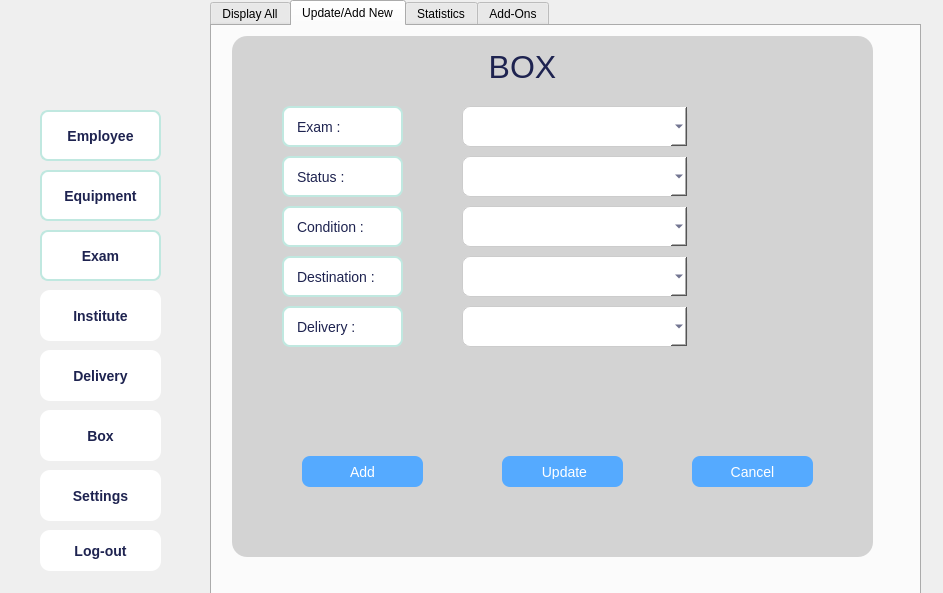
<?xml version="1.0" encoding="UTF-8"?>
<ui version="4.0">
 <class>boxs</class>
 <widget class="QDialog" name="boxs">
  <property name="geometry">
   <rect>
    <x>0</x>
    <y>0</y>
    <width>943</width>
    <height>593</height>
   </rect>
  </property>
  <property name="windowTitle">
   <string>Dialog</string>
  </property>
  <widget class="QTabWidget" name="tabWidget">
   <property name="geometry">
    <rect>
     <x>210</x>
     <y>0</y>
     <width>711</width>
     <height>611</height>
    </rect>
   </property>
   <property name="layoutDirection">
    <enum>Qt::LayoutDirection::LeftToRight</enum>
   </property>
   <property name="autoFillBackground">
    <bool>true</bool>
   </property>
   <property name="styleSheet">
    <string notr="true">color: rgb(0, 0, 0);
font: 700 8pt &quot;Segoe UI&quot;;
font: 700 10pt &quot;Segoe UI&quot;;

 </string>
   </property>
   <property name="tabPosition">
    <enum>QTabWidget::TabPosition::North</enum>
   </property>
   <property name="tabShape">
    <enum>QTabWidget::TabShape::Rounded</enum>
   </property>
   <property name="currentIndex">
    <number>1</number>
   </property>
   <property name="elideMode">
    <enum>Qt::TextElideMode::ElideNone</enum>
   </property>
   <property name="movable">
    <bool>false</bool>
   </property>
   <property name="tabBarAutoHide">
    <bool>false</bool>
   </property>
   <widget class="QWidget" name="tab_13">
    <attribute name="title">
     <string>Display All</string>
    </attribute>
    <widget class="QLineEdit" name="searchLineEdit">
     <property name="geometry">
      <rect>
       <x>30</x>
       <y>60</y>
       <width>236</width>
       <height>41</height>
      </rect>
     </property>
     <property name="styleSheet">
      <string notr="true">  background-color: #FFFFFF;
    color: #1E2350;
    border: 1px solid #ccc;
    border-radius: 10px;
    font-size: 14px;
    padding: 8px 12px;
    min-width: 200px;</string>
     </property>
     <property name="text">
      <string/>
     </property>
     <property name="placeholderText">
      <string/>
     </property>
    </widget>
    <widget class="QLabel" name="label_24">
     <property name="geometry">
      <rect>
       <x>190</x>
       <y>70</y>
       <width>61</width>
       <height>21</height>
      </rect>
     </property>
     <property name="styleSheet">
      <string notr="true">image: url(:/new/prefix1/Ressources/search-3-48.png);</string>
     </property>
     <property name="text">
      <string/>
     </property>
    </widget>
    <widget class="QComboBox" name="sortComboBox">
     <property name="geometry">
      <rect>
       <x>290</x>
       <y>60</y>
       <width>226</width>
       <height>41</height>
      </rect>
     </property>
     <property name="styleSheet">
      <string notr="true">background-color: #FFFFFF;
    color: #1E2350;
    border: 1px solid #ccc;
    border-radius: 8px;
    padding: 6px 30px 6px 10px;
    font-size: 14px;
    min-width: 150px;</string>
     </property>
    </widget>
    <widget class="QPushButton" name="pdfButton">
     <property name="geometry">
      <rect>
       <x>70</x>
       <y>470</y>
       <width>181</width>
       <height>41</height>
      </rect>
     </property>
     <property name="styleSheet">
      <string notr="true">background-color: rgb(85, 170, 255);
font: 700 10pt &quot;Segoe UI&quot;;
    color: #FFFFFF;
    border: none;
    border-radius: 8px;
    padding: 8px 16px;
    font-size: 14px;</string>
     </property>
     <property name="text">
      <string> Generate PDF File</string>
     </property>
     <property name="icon">
      <iconset resource="Ressources.qrc">
       <normaloff>:/new/prefix1/Ressources/pdf-file-svgrepo-com.svg</normaloff>:/new/prefix1/Ressources/pdf-file-svgrepo-com.svg</iconset>
     </property>
    </widget>
    <widget class="QPushButton" name="supprimer">
     <property name="geometry">
      <rect>
       <x>570</x>
       <y>470</y>
       <width>111</width>
       <height>31</height>
      </rect>
     </property>
     <property name="styleSheet">
      <string notr="true">background-color: rgb(85, 170, 255);
font: 700 10pt &quot;Segoe UI&quot;;
    color: #FFFFFF;
    border: none;
    border-radius: 8px;
    padding: 8px 16px;
    font-size: 14px;</string>
     </property>
     <property name="text">
      <string> Delete</string>
     </property>
     <property name="icon">
      <iconset resource="Ressources.qrc">
       <normaloff>:/new/prefix1/Ressources/delete-button-svgrepo-com.svg</normaloff>:/new/prefix1/Ressources/delete-button-svgrepo-com.svg</iconset>
     </property>
    </widget>
    <widget class="QTableWidget" name="tableWidget">
     <property name="geometry">
      <rect>
       <x>30</x>
       <y>140</y>
       <width>651</width>
       <height>251</height>
      </rect>
     </property>
     <property name="styleSheet">
      <string notr="true">background-color: rgb(157, 157, 157);
background-color: rgb(14, 0, 214);
background-color: rgb(179, 179, 179);
tableWidget-&gt;horizontalHeader()-&gt;setSectionResizeMode(0, QHeaderView::Stretch); 
tableWidget-&gt;horizontalHeader()-&gt;setSectionResizeMode(1, QHeaderView::ResizeToContents); 
</string>
     </property>
     <attribute name="horizontalHeaderCascadingSectionResizes">
      <bool>false</bool>
     </attribute>
     <attribute name="horizontalHeaderMinimumSectionSize">
      <number>45</number>
     </attribute>
     <attribute name="horizontalHeaderDefaultSectionSize">
      <number>160</number>
     </attribute>
     <attribute name="horizontalHeaderHighlightSections">
      <bool>true</bool>
     </attribute>
     <attribute name="verticalHeaderCascadingSectionResizes">
      <bool>false</bool>
     </attribute>
     <column>
      <property name="text">
       <string>ID_Box</string>
      </property>
      <property name="background">
       <color>
        <red>85</red>
        <green>170</green>
        <blue>255</blue>
       </color>
      </property>
     </column>
     <column>
      <property name="text">
       <string>Exam</string>
      </property>
      <property name="background">
       <color>
        <red>85</red>
        <green>170</green>
        <blue>255</blue>
       </color>
      </property>
     </column>
     <column>
      <property name="text">
       <string>Delivery</string>
      </property>
      <property name="background">
       <color>
        <red>85</red>
        <green>170</green>
        <blue>255</blue>
       </color>
      </property>
     </column>
     <column>
      <property name="text">
       <string>Creation_Date</string>
      </property>
      <property name="background">
       <color>
        <red>85</red>
        <green>170</green>
        <blue>255</blue>
       </color>
      </property>
     </column>
     <column>
      <property name="text">
       <string>Destination</string>
      </property>
      <property name="background">
       <color>
        <red>85</red>
        <green>170</green>
        <blue>255</blue>
       </color>
      </property>
     </column>
     <column>
      <property name="text">
       <string>Status</string>
      </property>
      <property name="background">
       <color>
        <red>85</red>
        <green>170</green>
        <blue>255</blue>
       </color>
      </property>
     </column>
     <column>
      <property name="text">
       <string>Condition</string>
      </property>
      <property name="background">
       <color>
        <red>85</red>
        <green>170</green>
        <blue>255</blue>
       </color>
      </property>
     </column>
    </widget>
    <widget class="QPushButton" name="desc">
     <property name="geometry">
      <rect>
       <x>550</x>
       <y>60</y>
       <width>51</width>
       <height>41</height>
      </rect>
     </property>
     <property name="toolTip">
      <string>&lt;html&gt;&lt;head/&gt;&lt;body&gt;&lt;p&gt;&lt;img src=&quot;:/ressources/up-and-down-arrow.png&quot;/&gt;&lt;/p&gt;&lt;/body&gt;&lt;/html&gt;</string>
     </property>
     <property name="whatsThis">
      <string>&lt;html&gt;&lt;head/&gt;&lt;body&gt;&lt;p&gt;&lt;img src=&quot;:/ressources/up-and-down-arrow.png&quot;/&gt;&lt;/p&gt;&lt;/body&gt;&lt;/html&gt;</string>
     </property>
     <property name="styleSheet">
      <string notr="true">background-image: url(:/ressources/up-and-down-arrow.png);
background-color: rgb(85, 170, 255);
font: 700 10pt &quot;Segoe UI&quot;;
    color: #FFFFFF;
    border: none;
    border-radius: 8px;
    padding: 8px 16px;
    font-size: 14px;</string>
     </property>
     <property name="text">
      <string/>
     </property>
     <property name="icon">
      <iconset theme="QIcon::ThemeIcon::GoDown"/>
     </property>
    </widget>
    <widget class="QPushButton" name="asc">
     <property name="geometry">
      <rect>
       <x>620</x>
       <y>60</y>
       <width>51</width>
       <height>41</height>
      </rect>
     </property>
     <property name="toolTip">
      <string>&lt;html&gt;&lt;head/&gt;&lt;body&gt;&lt;p&gt;&lt;img src=&quot;:/ressources/up-and-down-arrow.png&quot;/&gt;&lt;/p&gt;&lt;/body&gt;&lt;/html&gt;</string>
     </property>
     <property name="whatsThis">
      <string>&lt;html&gt;&lt;head/&gt;&lt;body&gt;&lt;p&gt;&lt;img src=&quot;:/ressources/up-and-down-arrow.png&quot;/&gt;&lt;/p&gt;&lt;/body&gt;&lt;/html&gt;</string>
     </property>
     <property name="styleSheet">
      <string notr="true">background-image: url(:/ressources/up-and-down-arrow.png);
background-color: rgb(85, 170, 255);
font: 700 10pt &quot;Segoe UI&quot;;
    color: #FFFFFF;
    border: none;
    border-radius: 8px;
    padding: 8px 16px;
    font-size: 14px;</string>
     </property>
     <property name="text">
      <string/>
     </property>
     <property name="icon">
      <iconset theme="QIcon::ThemeIcon::GoUp"/>
     </property>
    </widget>
   </widget>
   <widget class="QWidget" name="tab_14">
    <attribute name="title">
     <string>Update/Add New</string>
    </attribute>
    <widget class="QWidget" name="widget_5" native="true">
     <property name="geometry">
      <rect>
       <x>20</x>
       <y>10</y>
       <width>641</width>
       <height>521</height>
      </rect>
     </property>
     <property name="styleSheet">
      <string notr="true">background-color: #D3D3D3; border-radius: 15px;</string>
     </property>
     <widget class="QLabel" name="label_25">
      <property name="geometry">
       <rect>
        <x>50</x>
        <y>70</y>
        <width>121</width>
        <height>41</height>
       </rect>
      </property>
      <property name="styleSheet">
       <string notr="true"> background-color: #FFFFFF;
    border: 2px solid #C0E8E0;
    border-radius: 8px;
    padding: 6px 10px;
    font-size: 14px;
    color: #1E2350;</string>
      </property>
      <property name="text">
       <string>Exam :</string>
      </property>
     </widget>
     <widget class="QLabel" name="label_26">
      <property name="geometry">
       <rect>
        <x>50</x>
        <y>120</y>
        <width>121</width>
        <height>41</height>
       </rect>
      </property>
      <property name="styleSheet">
       <string notr="true"> background-color: #FFFFFF;
    border: 2px solid #C0E8E0;
    border-radius: 8px;
    padding: 6px 10px;
    font-size: 14px;
    color: #1E2350;</string>
      </property>
      <property name="text">
       <string>Status :</string>
      </property>
     </widget>
     <widget class="QLabel" name="labelllll_3">
      <property name="geometry">
       <rect>
        <x>50</x>
        <y>170</y>
        <width>121</width>
        <height>41</height>
       </rect>
      </property>
      <property name="styleSheet">
       <string notr="true"> background-color: #FFFFFF;
    border: 2px solid #C0E8E0;
    border-radius: 8px;
    padding: 6px 10px;
    font-size: 14px;
    color: #1E2350;</string>
      </property>
      <property name="text">
       <string>Condition : </string>
      </property>
     </widget>
     <widget class="QLabel" name="label_27">
      <property name="geometry">
       <rect>
        <x>50</x>
        <y>220</y>
        <width>121</width>
        <height>41</height>
       </rect>
      </property>
      <property name="styleSheet">
       <string notr="true"> background-color: #FFFFFF;
    border: 2px solid #C0E8E0;
    border-radius: 8px;
    padding: 6px 10px;
    font-size: 14px;
    color: #1E2350;</string>
      </property>
      <property name="text">
       <string>Destination :</string>
      </property>
     </widget>
     <widget class="QPushButton" name="modifier">
      <property name="geometry">
       <rect>
        <x>270</x>
        <y>420</y>
        <width>121</width>
        <height>31</height>
       </rect>
      </property>
      <property name="styleSheet">
       <string notr="true">background-color: rgb(85, 170, 255);
font: 700 10pt &quot;Segoe UI&quot;;
    color: #FFFFFF;
    border: none;
    border-radius: 8px;
    padding: 8px 16px;
    font-size: 14px;</string>
      </property>
      <property name="text">
       <string> Update</string>
      </property>
      <property name="icon">
       <iconset resource="Ressources.qrc">
        <normaloff>:/new/prefix1/Ressources/update-icon.svg</normaloff>:/new/prefix1/Ressources/update-icon.svg</iconset>
      </property>
     </widget>
     <widget class="QPushButton" name="valider">
      <property name="geometry">
       <rect>
        <x>70</x>
        <y>420</y>
        <width>121</width>
        <height>31</height>
       </rect>
      </property>
      <property name="styleSheet">
       <string notr="true">background-color: rgb(85, 170, 255);
font: 700 10pt &quot;Segoe UI&quot;;
    color: #FFFFFF;
    border: none;
    border-radius: 8px;
    padding: 8px 16px;
    font-size: 14px;</string>
      </property>
      <property name="text">
       <string>Add</string>
      </property>
      <property name="icon">
       <iconset resource="Ressources.qrc">
        <normaloff>:/new/prefix1/Ressources/add-circle-outline-svgrepo-com.svg</normaloff>:/new/prefix1/Ressources/add-circle-outline-svgrepo-com.svg</iconset>
      </property>
     </widget>
     <widget class="QLabel" name="label_29">
      <property name="geometry">
       <rect>
        <x>50</x>
        <y>270</y>
        <width>121</width>
        <height>41</height>
       </rect>
      </property>
      <property name="styleSheet">
       <string notr="true"> background-color: #FFFFFF;
    border: 2px solid #C0E8E0;
    border-radius: 8px;
    padding: 6px 10px;
    font-size: 14px;
    color: #1E2350;</string>
      </property>
      <property name="text">
       <string>Delivery :</string>
      </property>
     </widget>
     <widget class="QPushButton" name="annuler">
      <property name="geometry">
       <rect>
        <x>460</x>
        <y>420</y>
        <width>121</width>
        <height>31</height>
       </rect>
      </property>
      <property name="styleSheet">
       <string notr="true">background-color: rgb(85, 170, 255);
font: 700 10pt &quot;Segoe UI&quot;;
    color: #FFFFFF;
    border: none;
    border-radius: 8px;
    padding: 8px 16px;
    font-size: 14px;</string>
      </property>
      <property name="text">
       <string>Cancel</string>
      </property>
      <property name="icon">
       <iconset theme="QIcon::ThemeIcon::EditClear"/>
      </property>
     </widget>
     <widget class="QLabel" name="label_30">
      <property name="geometry">
       <rect>
        <x>150</x>
        <y>10</y>
        <width>281</width>
        <height>41</height>
       </rect>
      </property>
      <property name="styleSheet">
       <string notr="true">   color: #1E2350;
font: 9pt &quot;Segoe UI&quot;;
font:  24pt ;</string>
      </property>
      <property name="text">
       <string>BOX</string>
      </property>
      <property name="alignment">
       <set>Qt::AlignmentFlag::AlignCenter</set>
      </property>
     </widget>
    </widget>
    <widget class="QComboBox" name="examenComboBox">
     <property name="geometry">
      <rect>
       <x>250</x>
       <y>80</y>
       <width>226</width>
       <height>41</height>
      </rect>
     </property>
     <property name="styleSheet">
      <string notr="true">background-color: #FFFFFF;
    color: #1E2350;
    border: 1px solid #ccc;
    border-radius: 8px;
    padding: 6px 30px 6px 10px;
    font-size: 14px;
    min-width: 150px;</string>
     </property>
    </widget>
    <widget class="QComboBox" name="statusComboBox">
     <property name="geometry">
      <rect>
       <x>250</x>
       <y>130</y>
       <width>226</width>
       <height>41</height>
      </rect>
     </property>
     <property name="styleSheet">
      <string notr="true">background-color: #FFFFFF;
    color: #1E2350;
    border: 1px solid #ccc;
    border-radius: 8px;
    padding: 6px 30px 6px 10px;
    font-size: 14px;
    min-width: 150px;</string>
     </property>
    </widget>
    <widget class="QComboBox" name="etatComboBox">
     <property name="geometry">
      <rect>
       <x>250</x>
       <y>180</y>
       <width>226</width>
       <height>41</height>
      </rect>
     </property>
     <property name="styleSheet">
      <string notr="true">background-color: #FFFFFF;
    color: #1E2350;
    border: 1px solid #ccc;
    border-radius: 8px;
    padding: 6px 30px 6px 10px;
    font-size: 14px;
    min-width: 150px;</string>
     </property>
    </widget>
    <widget class="QComboBox" name="destinationComboBox">
     <property name="geometry">
      <rect>
       <x>250</x>
       <y>230</y>
       <width>226</width>
       <height>41</height>
      </rect>
     </property>
     <property name="styleSheet">
      <string notr="true">background-color: #FFFFFF;
    color: #1E2350;
    border: 1px solid #ccc;
    border-radius: 8px;
    padding: 6px 30px 6px 10px;
    font-size: 14px;
    min-width: 150px;</string>
     </property>
    </widget>
    <widget class="QComboBox" name="livreurComboBox">
     <property name="geometry">
      <rect>
       <x>250</x>
       <y>280</y>
       <width>226</width>
       <height>41</height>
      </rect>
     </property>
     <property name="styleSheet">
      <string notr="true">background-color: #FFFFFF;
    color: #1E2350;
    border: 1px solid #ccc;
    border-radius: 8px;
    padding: 6px 30px 6px 10px;
    font-size: 14px;
    min-width: 150px;</string>
     </property>
    </widget>
   </widget>
   <widget class="QWidget" name="tab_15">
    <attribute name="title">
     <string>Statistics</string>
    </attribute>
    <widget class="QChartView" name="chartViewBox" native="true">
     <property name="geometry">
      <rect>
       <x>20</x>
       <y>20</y>
       <width>661</width>
       <height>511</height>
      </rect>
     </property>
     <widget class="QPushButton" name="etatButton">
      <property name="geometry">
       <rect>
        <x>20</x>
        <y>460</y>
        <width>121</width>
        <height>31</height>
       </rect>
      </property>
      <property name="styleSheet">
       <string notr="true">background-color: rgb(85, 170, 255);
font: 700 10pt &quot;Segoe UI&quot;;
    color: #FFFFFF;
    border: none;
    border-radius: 8px;
    padding: 8px 16px;
    font-size: 14px;</string>
      </property>
      <property name="text">
       <string>Etat</string>
      </property>
      <property name="icon">
       <iconset theme="QIcon::ThemeIcon::SyncSynchronizing"/>
      </property>
     </widget>
    </widget>
    <widget class="QPushButton" name="statusButton">
     <property name="geometry">
      <rect>
       <x>40</x>
       <y>520</y>
       <width>121</width>
       <height>31</height>
      </rect>
     </property>
     <property name="styleSheet">
      <string notr="true">background-color: rgb(85, 170, 255);
font: 700 10pt &quot;Segoe UI&quot;;
    color: #FFFFFF;
    border: none;
    border-radius: 8px;
    padding: 8px 16px;
    font-size: 14px;</string>
     </property>
     <property name="text">
      <string>Status</string>
     </property>
     <property name="icon">
      <iconset theme="QIcon::ThemeIcon::SyncSynchronizing"/>
     </property>
    </widget>
   </widget>
   <widget class="QWidget" name="tab_16">
    <attribute name="title">
     <string>Add-Ons</string>
    </attribute>
    <widget class="QPushButton" name="qrButton">
     <property name="geometry">
      <rect>
       <x>80</x>
       <y>130</y>
       <width>141</width>
       <height>31</height>
      </rect>
     </property>
     <property name="styleSheet">
      <string notr="true">background-color: rgb(85, 170, 255);
font: 700 10pt &quot;Segoe UI&quot;;
    color: #FFFFFF;
    border: none;
    border-radius: 8px;
    padding: 8px 16px;
    font-size: 14px;</string>
     </property>
     <property name="text">
      <string>Generate Qr</string>
     </property>
     <property name="icon">
      <iconset theme="QIcon::ThemeIcon::DocumentNew"/>
     </property>
    </widget>
    <widget class="QPushButton" name="pushButtonTrack">
     <property name="geometry">
      <rect>
       <x>270</x>
       <y>130</y>
       <width>141</width>
       <height>31</height>
      </rect>
     </property>
     <property name="styleSheet">
      <string notr="true">background-color: rgb(85, 170, 255);
font: 700 10pt &quot;Segoe UI&quot;;
    color: #FFFFFF;
    border: none;
    border-radius: 8px;
    padding: 8px 16px;
    font-size: 14px;</string>
     </property>
     <property name="text">
      <string>Track</string>
     </property>
     <property name="icon">
      <iconset theme="QIcon::ThemeIcon::NetworkWireless"/>
     </property>
    </widget>
   </widget>
  </widget>
  <widget class="QWidget" name="verticalWidget" native="true">
   <property name="geometry">
    <rect>
     <x>0</x>
     <y>-20</y>
     <width>211</width>
     <height>671</height>
    </rect>
   </property>
   <property name="styleSheet">
    <string notr="true"> background: qlineargradient(
        x1: 0, y1: 0,
        x2: 0, y2: 1,
        stop: 0 #e3f2fd,   /* very light blue */
        stop: 0.5 #90caf9, /* soft sky blue */
        stop: 1 #1565c0    /* deep blue */
    );</string>
   </property>
   <widget class="QPushButton" name="pushButton_15">
    <property name="geometry">
     <rect>
      <x>40</x>
      <y>130</y>
      <width>121</width>
      <height>51</height>
     </rect>
    </property>
    <property name="font">
     <font>
      <pointsize>-1</pointsize>
      <bold>true</bold>
     </font>
    </property>
    <property name="styleSheet">
     <string notr="true"> background-color: #FFFFFF;
    border: 2px solid #C0E8E0;
    border-radius: 8px;
    padding: 6px 10px;
    font-size: 14px;
    color: #1E2350;</string>
    </property>
    <property name="text">
     <string>Employee</string>
    </property>
    <property name="icon">
     <iconset resource="Ressources.qrc">
      <normaloff>:/new/prefix1/Ressources/user-48.png</normaloff>:/new/prefix1/Ressources/user-48.png</iconset>
    </property>
   </widget>
   <widget class="QPushButton" name="pushButton_16">
    <property name="geometry">
     <rect>
      <x>40</x>
      <y>190</y>
      <width>121</width>
      <height>51</height>
     </rect>
    </property>
    <property name="font">
     <font>
      <pointsize>-1</pointsize>
      <bold>true</bold>
     </font>
    </property>
    <property name="styleSheet">
     <string notr="true"> background-color: #FFFFFF;
    border: 2px solid #C0E8E0;
    border-radius: 8px;
    padding: 6px 10px;
    font-size: 14px;
    color: #1E2350;</string>
    </property>
    <property name="text">
     <string>Equipment</string>
    </property>
    <property name="icon">
     <iconset resource="Ressources.qrc">
      <normaloff>:/new/prefix1/Ressources/tool-box-48.png</normaloff>:/new/prefix1/Ressources/tool-box-48.png</iconset>
    </property>
   </widget>
   <widget class="QPushButton" name="pushButton_19">
    <property name="geometry">
     <rect>
      <x>40</x>
      <y>250</y>
      <width>121</width>
      <height>51</height>
     </rect>
    </property>
    <property name="font">
     <font>
      <pointsize>-1</pointsize>
      <bold>true</bold>
     </font>
    </property>
    <property name="styleSheet">
     <string notr="true"> background-color: #FFFFFF;
    border: 2px solid #C0E8E0;
    border-radius: 8px;
    padding: 6px 10px;
    font-size: 14px;
    color: #1E2350;</string>
    </property>
    <property name="text">
     <string>Exam</string>
    </property>
    <property name="icon">
     <iconset resource="Ressources.qrc">
      <normaloff>:/new/prefix1/Ressources/paper-48.png</normaloff>:/new/prefix1/Ressources/paper-48.png</iconset>
    </property>
   </widget>
   <widget class="QPushButton" name="pushButton_20">
    <property name="geometry">
     <rect>
      <x>40</x>
      <y>310</y>
      <width>121</width>
      <height>51</height>
     </rect>
    </property>
    <property name="font">
     <font>
      <pointsize>-1</pointsize>
      <bold>true</bold>
     </font>
    </property>
    <property name="styleSheet">
     <string notr="true">  background-color: #FFFFFF;
    color: #1E2350;
    border-radius: 10px;
    font-size: 14px;
    padding: 8px;</string>
    </property>
    <property name="text">
     <string>Institute</string>
    </property>
    <property name="icon">
     <iconset resource="Ressources.qrc">
      <normaloff>:/new/prefix1/Ressources/building-48.png</normaloff>:/new/prefix1/Ressources/building-48.png</iconset>
    </property>
   </widget>
   <widget class="QPushButton" name="pushButton_21">
    <property name="geometry">
     <rect>
      <x>40</x>
      <y>370</y>
      <width>121</width>
      <height>51</height>
     </rect>
    </property>
    <property name="font">
     <font>
      <pointsize>-1</pointsize>
      <bold>true</bold>
     </font>
    </property>
    <property name="styleSheet">
     <string notr="true">  background-color: #FFFFFF;
    color: #1E2350;
    border-radius: 10px;
    font-size: 14px;
    padding: 8px;</string>
    </property>
    <property name="text">
     <string>Delivery</string>
    </property>
    <property name="icon">
     <iconset resource="Ressources.qrc">
      <normaloff>:/new/prefix1/Ressources/delivery-48.png</normaloff>:/new/prefix1/Ressources/delivery-48.png</iconset>
    </property>
   </widget>
   <widget class="QPushButton" name="pushButton_22">
    <property name="geometry">
     <rect>
      <x>40</x>
      <y>430</y>
      <width>121</width>
      <height>51</height>
     </rect>
    </property>
    <property name="font">
     <font>
      <pointsize>-1</pointsize>
      <bold>true</bold>
     </font>
    </property>
    <property name="styleSheet">
     <string notr="true">  background-color: #FFFFFF;
    color: #1E2350;
    border-radius: 10px;
    font-size: 14px;
    padding: 8px;</string>
    </property>
    <property name="text">
     <string>Box</string>
    </property>
    <property name="icon">
     <iconset resource="Ressources.qrc">
      <normaloff>:/new/prefix1/Ressources/tool-box-48.png</normaloff>:/new/prefix1/Ressources/tool-box-48.png</iconset>
    </property>
   </widget>
   <widget class="QPushButton" name="pushButton_23">
    <property name="geometry">
     <rect>
      <x>40</x>
      <y>490</y>
      <width>121</width>
      <height>51</height>
     </rect>
    </property>
    <property name="font">
     <font>
      <pointsize>-1</pointsize>
      <bold>true</bold>
     </font>
    </property>
    <property name="styleSheet">
     <string notr="true">  background-color: #FFFFFF;
    color: #1E2350;
    border-radius: 10px;
    font-size: 14px;
    padding: 8px;</string>
    </property>
    <property name="text">
     <string>Settings</string>
    </property>
    <property name="icon">
     <iconset resource="Ressources.qrc">
      <normaloff>:/new/prefix1/Ressources/settings-5-48.png</normaloff>:/new/prefix1/Ressources/settings-5-48.png</iconset>
    </property>
   </widget>
   <widget class="QPushButton" name="pushButton_24">
    <property name="geometry">
     <rect>
      <x>40</x>
      <y>550</y>
      <width>121</width>
      <height>41</height>
     </rect>
    </property>
    <property name="font">
     <font>
      <pointsize>-1</pointsize>
      <bold>true</bold>
     </font>
    </property>
    <property name="styleSheet">
     <string notr="true">  background-color: #FFFFFF;
    color: #1E2350;
    border-radius: 10px;
    font-size: 14px;
    padding: 8px;</string>
    </property>
    <property name="text">
     <string>Log-out</string>
    </property>
    <property name="icon">
     <iconset resource="Ressources.qrc">
      <normaloff>:/new/prefix1/Ressources/logout-48.png</normaloff>:/new/prefix1/Ressources/logout-48.png</iconset>
    </property>
   </widget>
   <widget class="QLabel" name="label_31">
    <property name="geometry">
     <rect>
      <x>0</x>
      <y>30</y>
      <width>201</width>
      <height>111</height>
     </rect>
    </property>
    <property name="styleSheet">
     <string notr="true">image: url(:/new/prefix1/Ressources/e0ff5635-a1d6-406a-ae4c-6240633d745e.png);
background:transparent;</string>
    </property>
    <property name="text">
     <string/>
    </property>
   </widget>
  </widget>
 </widget>
 <customwidgets>
  <customwidget>
   <class>QChartView</class>
   <extends>QWidget</extends>
   <header>qchartview.h</header>
   <container>1</container>
  </customwidget>
 </customwidgets>
 <resources>
  <include location="Ressources.qrc"/>
 </resources>
 <connections/>
</ui>
